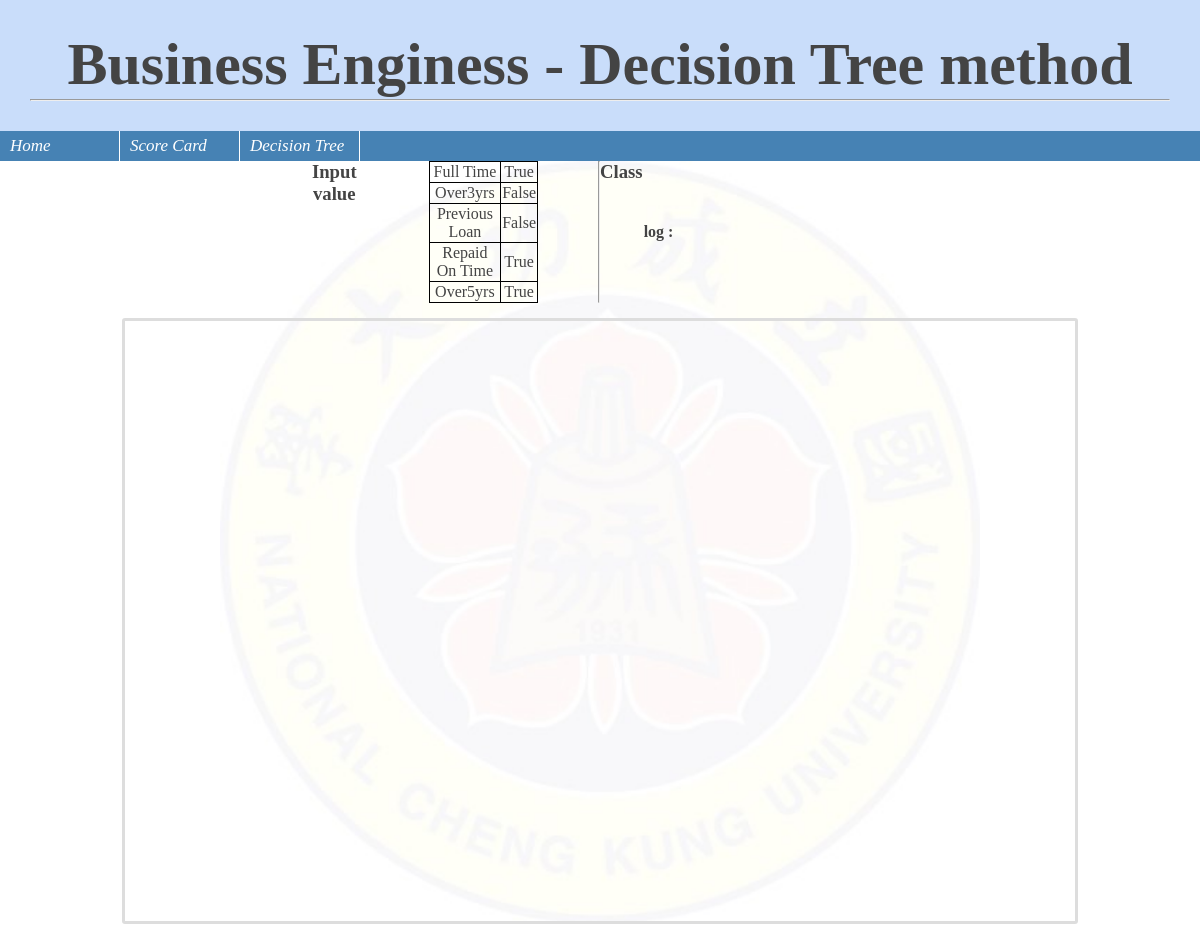
The page /DecisionTree/ExamlpeDecisionLib/ on the database its author committed.
### system/models.py (models this page shows, shortened)
class VariablePool(models.Model):
    name = models.CharField(
        max_length=40, help_text='Enter name')
    datatype = models.CharField(
        max_length=1,
        choices=static.CATAGORY,
        default='b',
        help_text='Data Type',
    )
    fkey = models.ForeignKey(
        'VariableLibrary', on_delete=models.CASCADE)

### system/views.py (the view)
def DecisionTreeView(request, id):
    def node(var, x):
        return {"self": x, "other": [], "next": {"var": var, "rules": []}}
    def AppendTo(pname, parent):
        rules = DecisionTreePool.objects.filter(
            fkey__name=id, prev=pname).all()
        for x in rules:
            lst = [x.ToReadable() for x in Rule(x.rule).GetRaw()]
            only_rule = [x.rule for x in lst]
            xname = lst[0].name
            xrule = " and ".join(only_rule)
            new_link = node(None, xrule)
            if x.log != "":
                new_link["other"].append(f"印出{x.log}")
            parent["next"]["var"] = xname
            parent["next"]["rules"].append(new_link)
            AppendTo(x, new_link)
    head = node(None, "start")
    AppendTo(None, head)
    varmap = {"1": 1, "3": 65, "4": 1, "5": 0, "6": 1, "7": 0,
              "8": 1, "9": 18, "10": True, "11": True, "12": 20, "13": True, "14": False, "15": True}
    varmap, _ = value_transform(varmap)
    engine = DTEngine.DTE()
    rulelist = []
    def IterateThrough(prev, rnext, rlog):
        rules = DecisionTreePool.objects.filter(
            fkey__name=id, prev=prev).all()
        if(rules.exists()):
            for rule in rules:
                r = Rule(rule.rule)
                lnext = rnext.copy() + [r]
                llog = rlog + rule.log
                IterateThrough(rule, lnext, llog)
        else:
            if len(rnext) > 1:
                m = rnext[0].Copy()
                for x in rnext[1:]:
                    m.Concatenate(x)
                rulelist.append((m, rlog))
            elif len(rnext) == 1:
                rulelist.append((rnext[0], rlog))
    IterateThrough(None, list(), "")
    engine.defrule(rulelist)
    engine.assign(varmap)
    logs = engine.run()
    _, vardata = value_transform(engine.info().varmap)
    SCid = ScoreCardLibrary.objects.all()
    scid_list = {i: rule.name for i, rule in enumerate(SCid)}
    lib = DecisionTreeLibrary.objects.all()
    dtid_list = {i: rule.name for i, rule in enumerate(lib)}
    context = {
        'var_list': vardata,
        'link_list': json.dumps(head, default=vars),
        'log': logs,
        "scid": scid_list,
        "dtid": dtid_list
    }
    return render(request, 'DecisionTree.html', context=context)

### system/InferenceEngine/DTEngine.py (called while the page is built)
    def assign(self, name_value_map):
        if not self.setrule:
            raise NameError('rule must be set before assign variable')
        for x, y in name_value_map.items():
            if x in self.varmap:
                template = self.env.find_template('urule')
                template.assert_fact(name=x, value=y)
                self.varmap |= {x: y}

    def defrule(self, rules):
        self.setrule = True
        for rule, log in rules:
            rstr = f'''
                (defrule Rule{self.rule_ctr}
                (declare (salience {self.salience}))'''
            for x in rule.GetRaw():
                rstr += f'''
                    (urule (name "{x.ID()}")(value ?{x.ID()}))
                    '''
                if x.ID() not in self.varmap:
                    self.varmap |= {x.ID(): None}
                self.typemap |= {x.ID(): x.datatype}
            rstr += f'''
                (test {rule.Prefix()})
                =>
                (record "{log}")
                )
                '''
            self.env.build(rstr)
            self.rule_ctr = self.rule_ctr + 1
            self.salience = self.salience - 1

    def info(self):
        return SimpleNamespace(varmap=self.varmap)

    def run(self) -> float:
        unassign_map = dict()
        value_cast = {'b': lambda: False,
                      'F': lambda: 0.0, 'I': lambda: 0}
        for x, y in self.varmap.items():
            if y is None:
                unassign_map |= {x: value_cast[self.typemap[x]]()}
        self.assign(unassign_map)
        self.env.run()
        return self.log

### system/models.py (called while the page is built)
    def ID(self):
        return f"r{self.variable}"

    def ToReadable(self):
        return SimpleNamespace(name=self.name, rule=f"{static.OPERATOR_DICT[self.operator]} {str(self.value)}")

    def Prefix(self):
        obj = VariablePool.objects.filter(pk=self.variable)
        if obj.exists:
            value_cast = {'b': lambda x: "TRUE" if str(x).lower() not in ("0", "false") else "FALSE",
                          'F': lambda x: float(x), 'I': lambda x: float(x)}
            rvalue = value_cast[self.datatype](self.value)
            OPERATOR_CAST = {
                'b': '>',
                'e': 'eq',
                's': '<',
                'a': '>=',
                'p': '<=',
            }
            return f"({OPERATOR_CAST[self.operator]} ?{self.ID()} {str(rvalue)})"
        else:
            return "miss variable"

    def Add(self, urule):
        self.rlist.append(urule)

### system/templates/DecisionTree.html (shortened to what this page needs)
{% load static %}
<!DOCTYPE html>
<html>
<head>
    <link rel="stylesheet" href="{% static 'treant-js-master/Treant.css' %}" />
    <link rel="stylesheet" href="{% static 'connectors.css' %}" />
    <link rel="stylesheet" href="{% static 'treant-js-master/vendor/perfect-scrollbar/perfect-scrollbar.css' %}" />
    <link rel="stylesheet" href="{% static 'DTexample.css' %}" />
</head>
<body>
    <div class="header">
        <h2>Business Enginess - Decision Tree method</h2>
        <hr/>
    </div>
    <div class="menu-bar">
        <ul>
            <li>
                <a href="{% url 'home' %}">Home</a>
            </li>
            <li>
                <a >Score Card</a>
            </li>
            <li>
                <a >Decision Tree</a>
            </li>
        </ul>
    </div>
    <div class="content" style="background-image: url({% static 'ncku-logo2.jpg' %});background-size:contain ; background-position:center;background-repeat: no-repeat;  ">
        <div class="content left">
            <div class="content left var">
                <h3><b>Input value</b></h3>
                <br/>
                <table>
                    {% for k,v in var_list.items %}
                    <tr>
                        <td>{{k}}</td>
                        <td>{{v}}</td>
                    </tr>
                    {% endfor %}
                </table>
            <hr/>
            </div>
        <div class="content left score">
            <h3><b>Class</b></h3>
            <br/>
            <table style="border: 0px;margin-left: 0%;">
                <tr style="border: 0px;">
                    <td style="border: 0px;"><b>log :</b></td>
                    <td style="border: 0px;">{{log}}</td>
                </tr>
            </table>
        </div>
    </div>
    <div>
        <div class="chart" id="OrganiseChart-big-commpany"></div>
    </div>
</body>
</html>

### system/static/connectors.css (style rules this page uses)
body, div, dl, dt, dd, ul, ol, li, h1, h2, h3, h4, h5, h6, pre, form, fieldset, input, textarea, p, blockquote, th, td { margin: 0; padding: 0; }
body { background: #fff; font-family: "Droid Serif", Georgia, "Times New Roman", Times, serif; color: #444444; }
.chart { height: 600px; width: 950px; margin: 5px; margin: 15px auto; border: 3px solid #ddd; border-radius: 3px; }

### system/static/DTexample.css (style rules this page uses)
.header { background-color: #c9ddfa; padding: 30px; text-align: center; font-size: 40px; height: fit-content; }
div.menu-bar { position: relative; margin: 0; padding: 0; height: 30px; width: 100%; }
div.menu-bar ul { margin: 0; padding: 0; position: absolute; height: 100%; width: 100%; list-style-type: none; background-color: SteelBlue; overflow: visible; }
div.menu-bar ul li { display: block; float: left; height: auto; width: 120px; }
div.menu-bar li>span, div.menu-bar li>a, div.menu-bar li>a:link, div.menu-bar li>a:visited, div.menu-bar li>a:active { display: block; padding: 0 0 0 10px; height: 100%; width: 109px; border-right: 1px #ffffff solid; line-height: 30px; font-family: times, serif; font-size: 17px; font-style: italic; text-decoration: none; background-color: SteelBlue; color: #ffffff; cursor: pointer; }
.content { text-align: center; }
table { overflow-x: auto; border: 2px; margin-left: 20%; margin-right: 20%; width: auto; border-collapse: collapse; border: 1px solid black; }
tr td { border: 1px solid black; padding: 1px; }
.content.left { display: flex; }
.content.left.var { margin-left: 25%; flex: 1; }
.content.left.score { margin-right: 25%; flex: 1; }
hr { margin: 0; }

### rows shown on the page
VariablePool: var_list "Full Time"
VariablePool: var_list "Over3yrs"
VariablePool: var_list "Previous Loan"
VariablePool: var_list "Repaid On Time"
VariablePool: var_list "Over5yrs"

### other values the page prints
{{ v }} "True" "False" "False" "True" "True"
